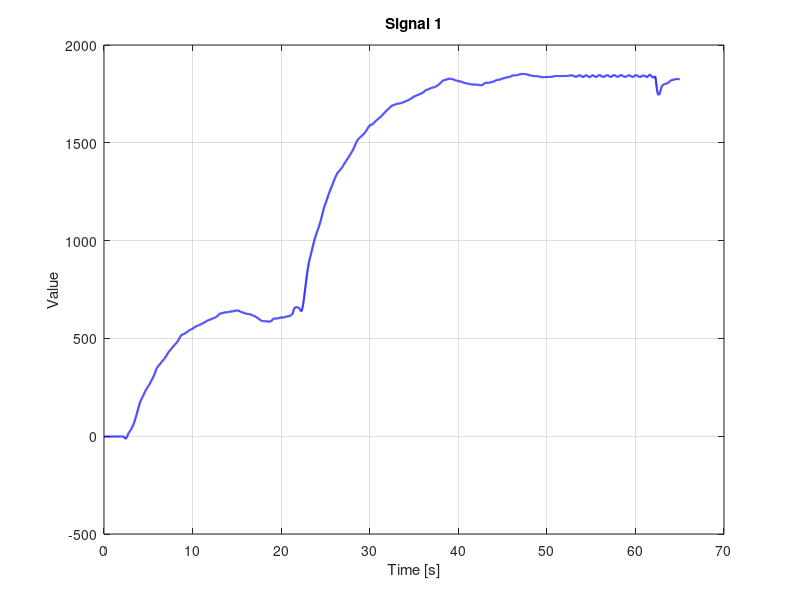
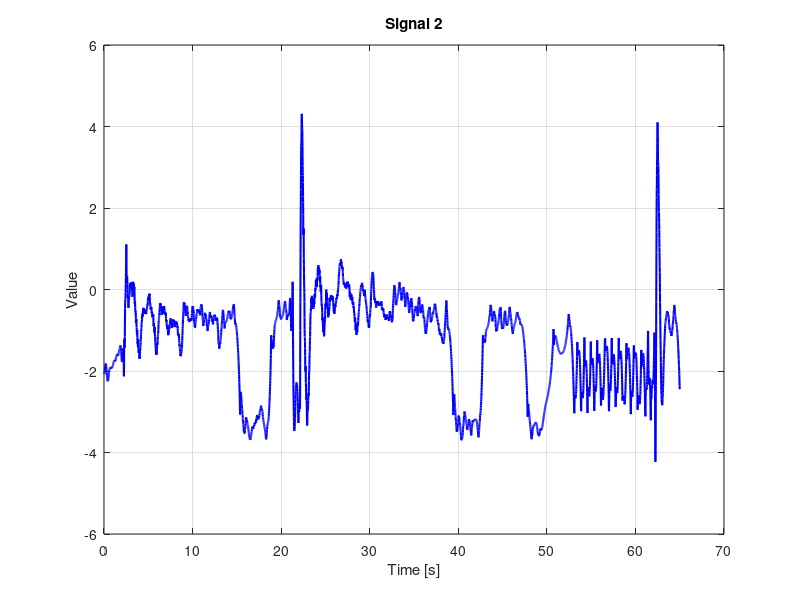
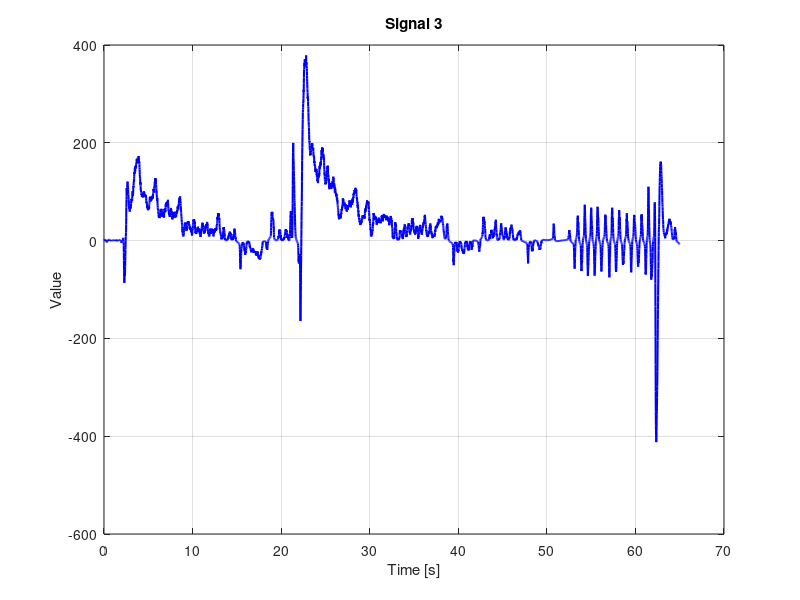
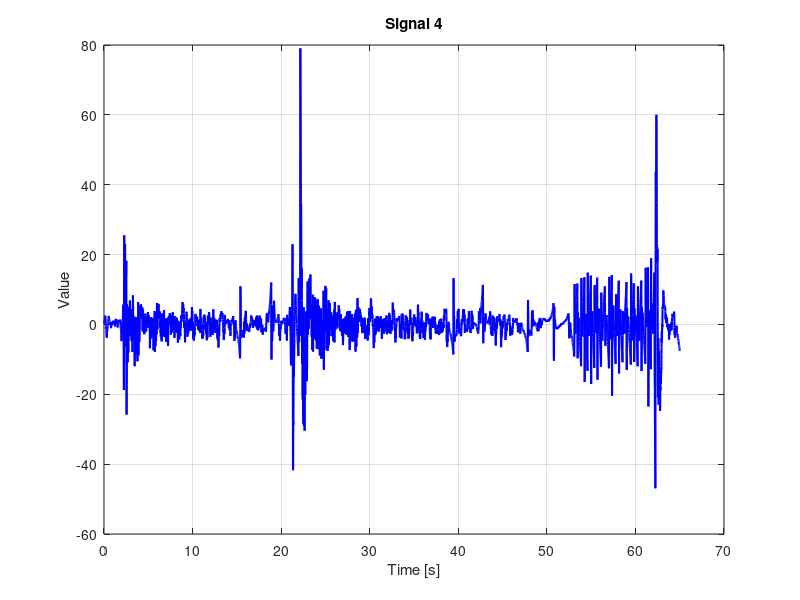

MATLAB code for these plots, in order:
% Clear and load
clear; clc;
load('nominal_1st_gains.mat');

% Rename for convenience
data = nominalDisturbance;

% Extract time
time = data.time(:);  % Ensure column vector
num_signals = length(data.out);

% Optional: define your own labels
labels = {
    "Signal 1", 
    "Signal 2", 
    "Signal 3", 
    "Signal 4", 
    "Signal 5", 
    "Signal 6"
};

% Create separate figures for each signal
for i = 1:num_signals
    y = data.out{i};
    if isrow(y)
        y = y';  % ensure column
    end

    figure(i);
    plot(time, y, 'b', 'LineWidth', 1.5);
    grid on;
    xlabel('Time [s]');
    ylabel('Value');
    title(labels{i});
    set(gcf, 'Position', [300 + 50*i, 200 + 50*i, 600, 300]);  % cascade figure windows

    % Optional: save each plot
    % saveas(gcf, sprintf('signal_%d.png', i));
end
